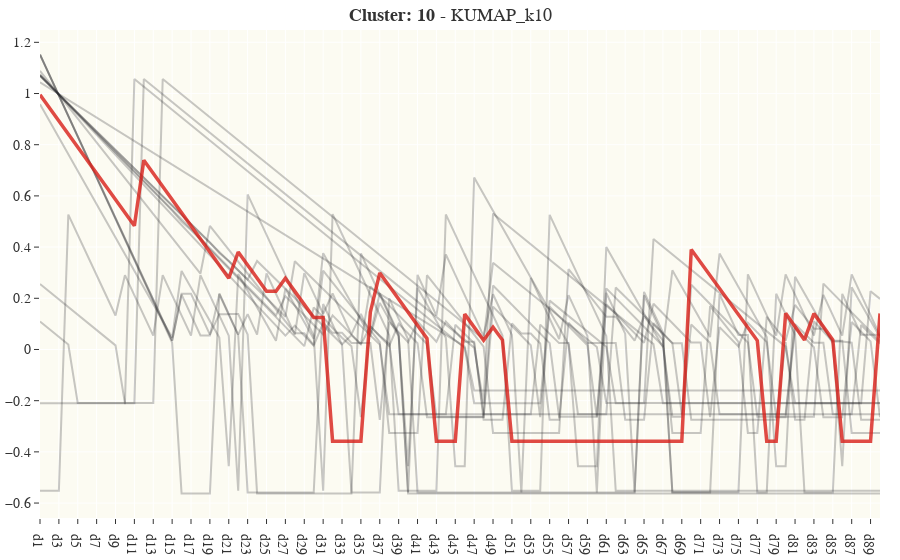

This figure's notebook cell:
### Code cell
plot_cluster_samples(S1_centers, df_data, sol_location = S1_location, alg = 'KUMAP', k = 'k10', cluster=10, sample=15, seed=42)
